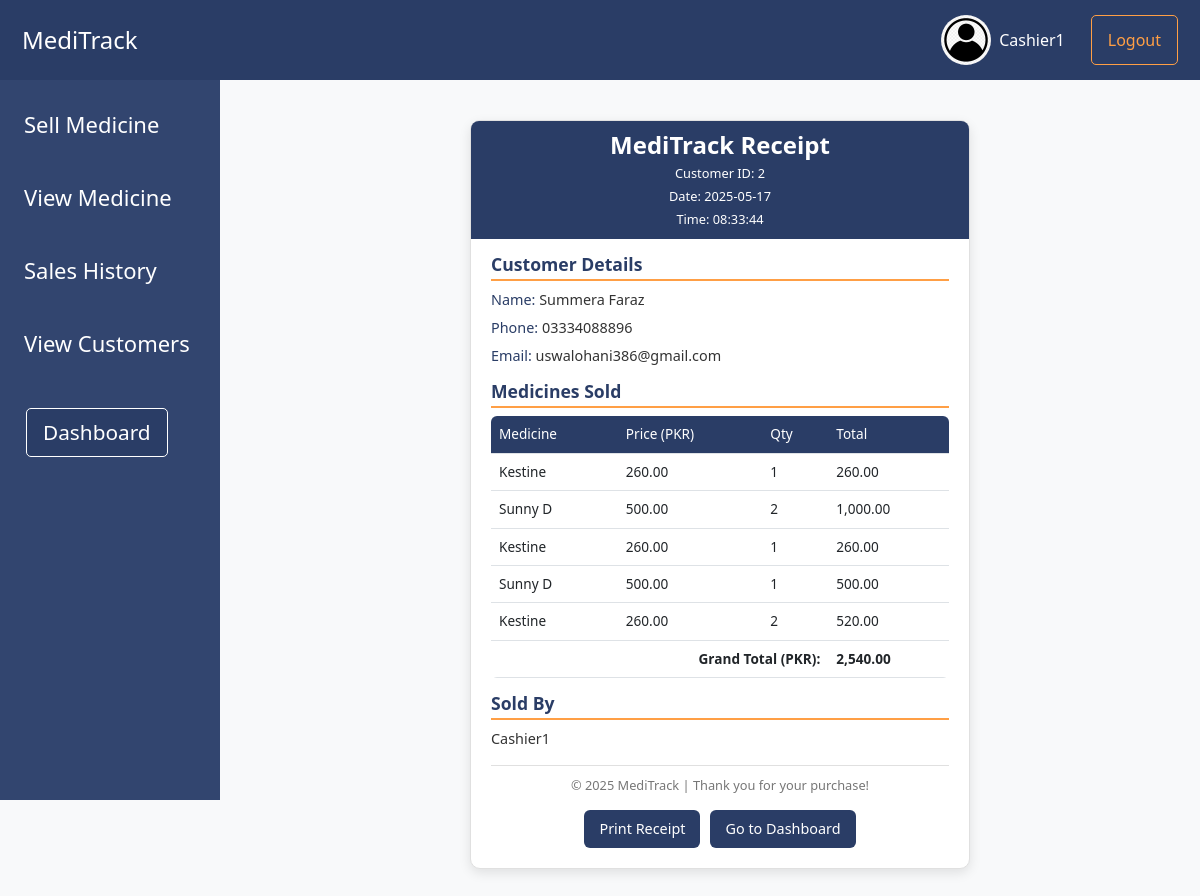
Page /Files/receipt.php?customer_id=2 (signed in) on the committed database.
### tables this page shows
CREATE TABLE `customers` (
  `id` int(11) NOT NULL,
  `name` varchar(100) DEFAULT NULL,
  `phone` varchar(20) DEFAULT NULL,
  `created_at` timestamp NOT NULL DEFAULT current_timestamp(),
  `email` varchar(255) DEFAULT NULL,
  `date_of_registration` date DEFAULT curdate()
);

CREATE TABLE `sales` (
  `id` int(11) NOT NULL,
  `medicine_id` int(11) DEFAULT NULL,
  `quantity_sold` int(11) DEFAULT NULL,
  `sold_by` varchar(50) DEFAULT NULL,
  `sold_at` timestamp NOT NULL DEFAULT current_timestamp(),
  `customer_id` int(11) DEFAULT NULL,
  `total_price` decimal(10,2) DEFAULT NULL,
  `sale_date` datetime DEFAULT current_timestamp()
);

CREATE TABLE `medicines` (
  `id` int(11) NOT NULL,
  `name` varchar(100) DEFAULT NULL,
  `description` text DEFAULT NULL,
  `quantity` int(11) DEFAULT NULL,
  `expiry_date` date DEFAULT NULL,
  `price` decimal(10,2) DEFAULT NULL
);

### Files/Database.php (called while the page is built, shortened)
<?php
class Database {
    private $conn;
    private static $instance = null;
    private function __construct() {
        $this->conn = new mysqli("localhost", "root", "", "medicine_inventory");
        $this->conn->set_charset("utf8mb4");
    }
    public static function getInstance() {
        if (self::$instance === null) {
            self::$instance = new self();
        }
        return self::$instance;
    }
    public function query($sql, $types = "", $params = []) {
        $stmt = $this->conn->prepare($sql);
        if (!empty($params)) {
            $stmt->bind_param($types, ...$params);
        }
        $stmt->execute();
        return $stmt;
    }
    public function select($sql, $types = "", $params = []) {
        $stmt = $this->query($sql, $types, $params);
        $result = $stmt->get_result();
        $data = [];
        while ($row = $result->fetch_assoc()) {
            $data[] = $row;
        }
        return $data;
    }
}
?>

### Files/SessionManager.php (called while the page is built, shortened)
<?php
class SessionManager {
    private static $instance = null;
    private function __construct() {
        if (!isset($_SESSION['last_regeneration'])) {
            $this->regenerateSession();
        } else {
            $interval = 30 * 60;
        }
    }
    public static function getInstance() {
        if (self::$instance === null) {
            self::$instance = new self();
        }
        return self::$instance;
    }
    private function validateSession() {
        $user_agent = $_SERVER['HTTP_USER_AGENT'] ?? '';
        $ip_address = $_SERVER['REMOTE_ADDR'] ?? '';
        $current_fingerprint = hash('sha256', $user_agent . $ip_address);
    }
    public function getUsername() {
        return $_SESSION['admin'] ?? null;
    }
}
?>

### Files/receipt.php (the view, shortened to what this page needs)
<?php
require_once 'SessionManager.php';
require_once 'Database.php';
$session = SessionManager::getInstance();
$db = Database::getInstance();
$username = $session->getUsername();
$result = $db->select("SELECT username, profile_picture FROM admin WHERE username = ?", "s", [$username]);
$user = $result[0];
$adminName = $user['username'];
$profilePic = $user['profile_picture'];
$defaultProfilePic = 'profile1.webp';
if (isset($_GET['customer_id'])) {
    $customer_id = (int)$_GET['customer_id'];
    $customer = $db->select("SELECT * FROM customers WHERE id = ?", "i", [$customer_id]);
    $customer = $customer[0];
    $sales = $db->select("SELECT s.*, m.name AS medicine_name, m.price
                         FROM sales s
                         INNER JOIN medicines m ON s.medicine_id = m.id
                         WHERE s.customer_id = ?
                         ORDER BY s.id DESC", "i", [$customer_id]);
} else {
    echo "No customer selected.";
    exit();
}
?>
<!DOCTYPE html>
<html lang="en">
<head>
    <link href="https://cdn.jsdelivr.net/npm/bootstrap@5.3.0/dist/css/bootstrap.min.css" rel="stylesheet">
</head>
<body>
<nav class="navbar navbar-expand-lg navbar-dark">
    <div class="container-fluid">
        <a class="navbar-brand" href="cashier_dashboard.php">MediTrack</a>
        <div class="d-flex">
            <div class="me-3 text-white d-flex align-items-center">
                <img src="<?php echo $profilePic ? $profilePic : $defaultProfilePic; ?>" alt="Cashier Profile" class="profile-img me-2"
                     onerror="this.onerror=null; this.src='<?php echo $defaultProfilePic; ?>';">
                <span><?php echo $adminName; ?></span>
            </div>
            <button class="logout-btn" onclick="window.location.href='logout.php'">Logout</button>
        </div>
    </div>
</nav>
<nav class="sidebar navbar navbar-expand-lg p-3">
    <ul class="navbar-nav flex-column w-100">
        <li class="nav-item mb-3">
            <a class="nav-link" href="sell_medicine.php">Sell Medicine</a>
        </li>
        <li class="nav-item mb-3">
            <a class="nav-link" href="view_medicines.php">View Medicine</a>
        </li>
        <li class="nav-item mb-3">
            <a class="nav-link" href="sales_history.php">Sales History</a>
        </li>
        <li class="nav-item mb-3">
            <a class="nav-link" href="view_customers.php">View Customers</a>
        </li>
    </ul>
    <button class="dashboard-btn" onclick="window.location.href='cashier_dashboard.php'">Dashboard</button>
</nav>
<div class="container main-content" style="padding-top: 120px;">
    <div class="receipt-card mx-auto" style="max-width: 500px;">
        <div class="receipt-header">
            <h1>MediTrack Receipt</h1>
            <p>Customer ID: <?php echo htmlspecialchars($customer['id']); ?></p>
            <p>Date: <?php echo date("Y-m-d"); ?></p>
            <p>Time: <?php echo date("H:i:s"); ?></p>
        </div>
        <div class="receipt-body">
            <h4 class="section-title">Customer Details</h4>
            <div class="detail-item"><strong>Name:</strong> <?php echo htmlspecialchars($customer['name']); ?></div>
            <div class="detail-item"><strong>Phone:</strong> <?php echo htmlspecialchars($customer['phone']); ?></div>
            <div class="detail-item"><strong>Email:</strong> <?php echo htmlspecialchars($customer['email'] ?: 'N/A'); ?></div>
            <h4 class="section-title">Medicines Sold</h4>
            <table class="table table-receipt">
                <thead>
                    <tr>
                        <th>Medicine</th>
                        <th>Price (PKR)</th>
                        <th>Qty</th>
                        <th>Total</th>
                    </tr>
                </thead>
                <tbody>
                    <?php
                    $total_amount = 0;
                    foreach ($sales as $sale):
                        $total_amount += $sale['total_price'];
                    ?>
                        <tr>
                            <td><?php echo htmlspecialchars($sale['medicine_name']); ?></td>
                            <td><?php echo number_format($sale['price'], 2); ?></td>
                            <td><?php echo $sale['quantity_sold']; ?></td>
                            <td><?php echo number_format($sale['total_price'], 2); ?></td>
                        </tr>
                    <?php endforeach; ?>
                    <tr class="total-row">
                        <td colspan="3" class="text-end"><strong>Grand Total (PKR):</strong></td>
                        <td><?php echo number_format($total_amount, 2); ?></td>
                    </tr>
                </tbody>
            </table>
            <h4 class="section-title">Sold By</h4>
            <div class="detail-item"><?php echo htmlspecialchars($adminName); ?></div>
        </div>
        <div class="receipt-footer">
            © <?php echo date('Y'); ?> MediTrack | Thank you for your purchase!
        </div>
        <div class="action-buttons">
            <button class="print-btn" onclick="window.print()">Print Receipt</button>
            <a href="cashier_dashboard.php" class="dashboard-btn-footer">Go to Dashboard</a>
        </div>
    </div>
</div>
</body>
</html>

### Files/receipt.php (style rules this page uses)
body { background-color: #f8f9fa; }
.navbar { background-color: #2A3D66; height: 80px; position: fixed; top: 0; width: 100%; z-index: 1050; }
body, html { overflow-x: hidden; }
.navbar-brand { color: white !important; font-size: 1.5rem; margin-left: 10px; }
.nav-link { color: white !important; }
.profile-img { width: 50px; height: 50px; border-radius: 50%; }
.logout-btn { color: #FF9F45; background-color: #2A3D66; border: 1px solid #FF9F45; border-radius: 5px; font-size: 1rem; padding: 8px 16px; margin-left: 10px; transition: all 0.3s ease; font-weight: 500; margin-right: 10px; }
.dashboard-btn { color: #FFFFFF; background-color: #2A3D66; border: 1px solid #FFFFFF; border-radius: 5px; font-size: 1.3rem; padding: 8px 16px; margin-left: 10px; transition: all 0.3s ease; font-weight: 500; margin-right: 10px; margin-top: 20px; }
.receipt-card { background-color: #fff; border-radius: 10px; padding: 20px; box-shadow: 0 4px 12px rgba(0, 0, 0, 0.1); margin-bottom: 30px; border: 1px solid #e0e0e0; }
.receipt-header { background-color: #2A3D66; padding: 10px; border-radius: 8px 8px 0 0; color: #ffffff; text-align: center; margin: -20px -20px 15px -20px; }
.receipt-header h1 { font-size: 1.5rem; font-weight: 600; margin: 0; }
.receipt-header p { font-size: 0.8rem; margin: 4px 0 0; }
.section-title { color: #2A3D66; font-weight: 600; font-size: 1.1rem; margin: 15px 0 8px; padding-bottom: 4px; border-bottom: 2px solid #FF9F45; }
.detail-item { font-size: 0.9rem; margin-bottom: 6px; color: #333; }
.detail-item strong { color: #2A3D66; font-weight: 500; }
.table-receipt { background: #ffffff; border-radius: 6px; overflow: hidden; margin-bottom: 15px; }
.table-receipt th { background-color: #2A3D66; color: #ffffff; font-weight: 500; padding: 8px; font-size: 0.85rem; }
.table-receipt td { padding: 8px; font-size: 0.85rem; vertical-align: middle; }
.total-row { font-weight: 600; font-size: 1rem; color: #2A3D66; }
.receipt-footer { text-align: center; font-size: 0.8rem; color: #777; margin-top: 15px; padding-top: 10px; border-top: 1px solid #e0e0e0; }
.action-buttons { display: flex; justify-content: center; gap: 10px; margin-top: 15px; }
.print-btn, .dashboard-btn-footer { background-color: #2A3D66; color: #fff; padding: 8px 15px; border-radius: 6px; font-size: 0.9rem; font-weight: 500; text-align: center; cursor: pointer; border: none; transition: all 0.3s ease; }
.dashboard-btn-footer { text-decoration: none; }
.navbar-nav .nav-link { font-size: 23px; font-weight: 500; }
.sidebar { background-color: rgb(50, 69, 111); position: fixed; top: 80px; left: 0; width: 220px; height: calc(100vh - 80px); overflow-y: auto; padding-top: 1rem; z-index: 1030; display: flex; flex-direction: column; align-items: flex-start; }
.sidebar .nav-link { color: white !important; font-size: 22px; font-weight: 500; padding: 12px 20px; border-radius: 8px; transition: background-color 0.3s ease; }
.main-content { margin-left: 240px; max-width: calc(100% - 240px); overflow-x: hidden; }

### rows in the picture
customers: id "2", name "Summera Faraz", phone "03334088896", email "uswalohani386@gmail.com"
sales: medicine.name "Kestine", medicine.price "260.00", quantity_sold "1", total_price "260.00"
sales: medicine.name "Sunny D", medicine.price "500.00", quantity_sold "2", total_price "1,000.00"
sales: medicine.name "Kestine", medicine.price "260.00", quantity_sold "1", total_price "260.00"
sales: medicine.name "Sunny D", medicine.price "500.00", quantity_sold "1", total_price "500.00"
sales: medicine.name "Kestine", medicine.price "260.00", quantity_sold "2", total_price "520.00"

### other values in the picture
$adminName "Cashier1"
$total_amount "2,540.00"
